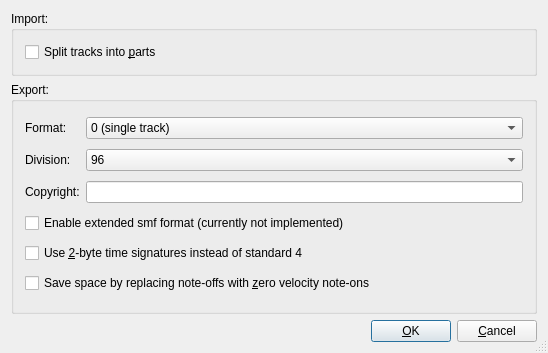
<?xml version="1.0" encoding="UTF-8"?>
<ui version="4.0" stdsetdef="1">
  <author></author>
  <comment></comment>
  <exportmacro></exportmacro>
  <class>ConfigMidiFileBase</class>
  <widget class="QDialog" name="ConfigMidiFileBase">
    <property name="geometry">
      <rect>
        <x>0</x>
        <y>0</y>
        <width>548</width>
        <height>353</height>
      </rect>
    </property>
    <property name="windowTitle">
      <string>MusE: Config Midi File Import/Export</string>
    </property>
    <property name="sizeGripEnabled">
      <bool>true</bool>
    </property>
    <layout class="QVBoxLayout">
      <item>
        <widget class="QGroupBox" name="midiImportGroupBox">
          <property name="sizePolicy">
            <sizepolicy>
              <hsizetype>5</hsizetype>
              <vsizetype>1</vsizetype>
              <horstretch>0</horstretch>
              <verstretch>0</verstretch>
            </sizepolicy>
          </property>
          <property name="title">
            <string>Import:</string>
          </property>
          <layout class="QGridLayout">
            <item row="0" column="0">
              <widget class="QCheckBox" name="splitPartsCheckBox">
                <property name="text">
                  <string>Split tracks into &amp;parts</string>
                </property>
                <property name="shortcut">
                  <string>Alt+P</string>
                </property>
                <property name="toolTip" stdset="0">
                  <string>Split tracks into parts, or one single part</string>
                </property>
              </widget>
            </item>
          </layout>
        </widget>
      </item>
      <item>
        <widget class="QGroupBox" name="midiExportGroupBox">
          <property name="sizePolicy">
            <sizepolicy>
              <hsizetype>5</hsizetype>
              <vsizetype>7</vsizetype>
              <horstretch>0</horstretch>
              <verstretch>0</verstretch>
            </sizepolicy>
          </property>
          <property name="title">
            <string>Export:</string>
          </property>
          <layout class="QGridLayout">
            <item row="2" column="1">
              <widget class="QLineEdit" name="copyrightEdit"/>
            </item>
            <item row="1" column="1">
              <widget class="QComboBox" name="divisionCombo">
                <item>
                  <property name="text">
                    <string>96</string>
                  </property>
                </item>
                <item>
                  <property name="text">
                    <string>192</string>
                  </property>
                </item>
                <item>
                  <property name="text">
                    <string>384</string>
                  </property>
                </item>
              </widget>
            </item>
            <item row="3" column="0" rowspan="1" colspan="2">
              <widget class="QCheckBox" name="extendedFormat">
                <property name="enabled">
                  <bool>true</bool>
                </property>
                <property name="text">
                  <string>Enable extended smf format (currently not implemented)</string>
                </property>
              </widget>
            </item>
            <item row="4" column="0" rowspan="1" colspan="2">
              <widget class="QCheckBox" name="twoByteTimeSigs">
                <property name="text">
                  <string>Use &amp;2-byte time signatures instead of standard 4</string>
                </property>
                <property name="shortcut">
                  <string>Alt+2</string>
                </property>
              </widget>
            </item>
            <item row="2" column="0">
              <widget class="QLabel" name="textLabel2">
                <property name="text">
                  <string>Copyright:</string>
                </property>
                <property name="wordWrap">
                  <bool>false</bool>
                </property>
              </widget>
            </item>
            <item row="0" column="0">
              <widget class="QLabel" name="textLabel3">
                <property name="text">
                  <string>Format:</string>
                </property>
                <property name="wordWrap">
                  <bool>false</bool>
                </property>
              </widget>
            </item>
            <item row="1" column="0">
              <widget class="QLabel" name="textLabel1">
                <property name="text">
                  <string>Division:</string>
                </property>
                <property name="wordWrap">
                  <bool>false</bool>
                </property>
              </widget>
            </item>
            <item row="5" column="0" rowspan="1" colspan="2">
              <widget class="QCheckBox" name="optNoteOffs">
                <property name="text">
                  <string>Save space by replacing note-offs with &amp;zero velocity note-ons</string>
                </property>
                <property name="shortcut">
                  <string>Alt+Z</string>
                </property>
              </widget>
            </item>
            <item row="0" column="1">
              <widget class="QComboBox" name="formatCombo">
                <item>
                  <property name="text">
                    <string>0 (single track)</string>
                  </property>
                </item>
                <item>
                  <property name="text">
                    <string>1 (multiple tracks)</string>
                  </property>
                </item>
              </widget>
            </item>
          </layout>
        </widget>
      </item>
      <item>
        <layout class="QHBoxLayout">
          <property name="margin">
            <number>0</number>
          </property>
          <property name="spacing">
            <number>6</number>
          </property>
          <item>
            <spacer name="Horizontal Spacing2">
              <property name="sizeHint">
                <size>
                  <width>20</width>
                  <height>20</height>
                </size>
              </property>
              <property name="sizeType">
                <enum>QSizePolicy::Expanding</enum>
              </property>
              <property name="orientation">
                <enum>Qt::Horizontal</enum>
              </property>
            </spacer>
          </item>
          <item>
            <widget class="QPushButton" name="buttonOk">
              <property name="text">
                <string>&amp;OK</string>
              </property>
              <property name="shortcut">
                <string/>
              </property>
              <property name="autoDefault">
                <bool>true</bool>
              </property>
              <property name="default">
                <bool>true</bool>
              </property>
            </widget>
          </item>
          <item>
            <widget class="QPushButton" name="buttonCancel">
              <property name="text">
                <string>&amp;Cancel</string>
              </property>
              <property name="shortcut">
                <string/>
              </property>
              <property name="autoDefault">
                <bool>true</bool>
              </property>
            </widget>
          </item>
        </layout>
      </item>
    </layout>
  </widget>
  <layoutdefault spacing="6" margin="11"/>
  <connections>
    <connection>
      <sender>buttonOk</sender>
      <signal>clicked()</signal>
      <receiver>ConfigMidiFileBase</receiver>
      <slot>accept()</slot>
    </connection>
    <connection>
      <sender>buttonCancel</sender>
      <signal>clicked()</signal>
      <receiver>ConfigMidiFileBase</receiver>
      <slot>reject()</slot>
    </connection>
  </connections>
</ui>
